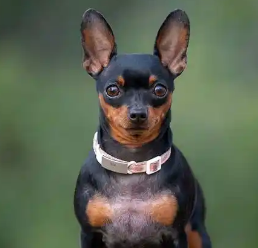
#> input picture 01-learning-basics/03-opencv/imgs/test.jpg, 258 x 248 px
$ python '07-翻转.py'
#> lines starting #> are read from the running program, lines starting #| are printed output that depends on the picture
import cv2
import numpy as np

image = cv2.imread("./imgs/test.jpg")
#> image is the input picture: shape (248, 258, 3); mean B, G, R 82.1, 100, 91.4
h, w, c = image.shape
#> h = 248; w = 258; c = 3

# 设置图像翻转
# result = cv2.flip(image, 0)

# 使用代码方式实现翻转
# 水平翻转
# result = image[:, ::-1]
# 垂直翻转
result = image[::-1, :]
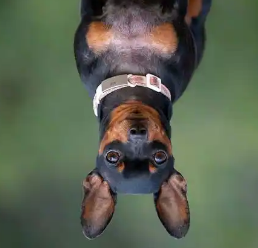
#> result: shape (248, 258, 3); mean B, G, R 82.1, 100, 91.4

cv2.imshow("src", image)
cv2.imshow("result", result)
cv2.waitKey(0)
